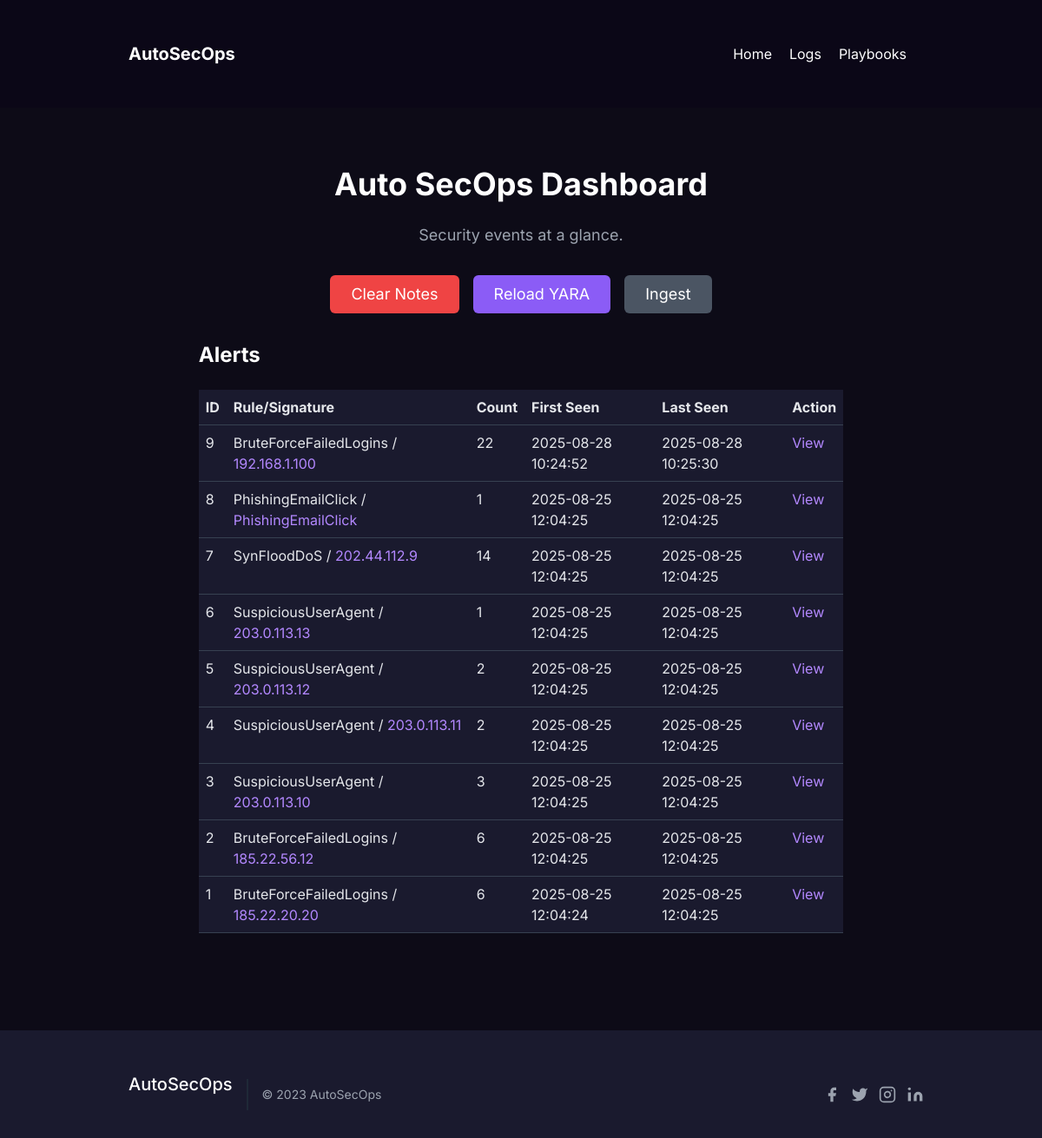
The page / on the database its author committed.
### app.py (models this page shows)
class Alert(db.Model):
    id = db.Column(db.Integer, primary_key=True)
    yara_rule_name = db.Column(db.String(255), nullable=True)
    rule_id = db.Column(db.Integer, db.ForeignKey('rule.id'), nullable=True)
    signature = db.Column(db.String(128), unique=True, nullable=False)
    count = db.Column(db.Integer, default=1)
    first_seen = db.Column(db.DateTime, default=now_utc)
    last_seen = db.Column(db.DateTime, default=now_utc)
    sample_log_id = db.Column(db.Integer, db.ForeignKey('log.id'), nullable=True)
    notes = db.Column(db.Text)
    display_sig = db.Column(db.String(255), nullable=True)

### app.py (the view)
@app.route('/')
def dashboard():
    alerts = Alert.query.order_by(Alert.last_seen.desc()).all()
    return render_template('index.html', alerts=alerts)

### templates/index.html (shortened to what this page needs)
<!doctype html>
<html lang="en">
<head>
    <link href="https://cdn.jsdelivr.net/npm/bootstrap@5.3.0/dist/css/bootstrap.min.css" rel="stylesheet">
    <link href="https://cdn.jsdelivr.net/npm/tailwindcss@2.2.19/dist/tailwind.min.css" rel="stylesheet">
</head>
<body>
    <div class="fixed top-0 left-0 w-full z-50">
        <header class="text-white body-font bg-custom-dark">
            <div class="container mx-auto flex p-5 items-center justify-between">
                <a class="flex items-center text-white">
                    <span class="ml-3 text-xl font-bold">AutoSecOps</span>
                </a>
                <nav class="md:ml-auto flex flex-wrap items-center text-base justify-center">
                    <a href="/" class="mr-5 hover:text-purple-400 cursor-pointer transition-colors">Home</a>
                    <a href="/logs" class="mr-5 hover:text-purple-400 cursor-pointer transition-colors">Logs</a>
                    <a href="/playbooks" class="mr-5 hover:text-purple-400 cursor-pointer transition-colors">Playbooks</a>
                </nav>
            </div>
        </header>
    </div>
    <main class="min-h-screen bg-gray-900 pt-24">
        <section id="home" class="text-gray-400 body-font">
            <div class="container mx-auto flex px-5 py-24 items-center justify-center flex-col">
                <h1 class="title-font sm:text-4xl text-3xl mb-4 font-bold text-white text-center">
                    Auto SecOps Dashboard
                </h1>
                <p class="mb-8 leading-relaxed text-center text-lg text-gray-400 max-w-xl">
                    Security events at a glance.
                </p>
                <div class="flex flex-wrap justify-center items-center space-x-4 mb-8">
                    <form action="/clear_notes" method="post">
                        <button type="submit" class="text-white bg-red-500 border-0 py-2 px-6 focus:outline-none hover:bg-red-600 rounded text-lg">Clear Notes</button>
                    </form>
                    <form action="/rules/reload" method="post">
                        <button type="submit" class="text-white bg-purple-500 border-0 py-2 px-6 focus:outline-none hover:bg-purple-600 rounded text-lg">Reload YARA</button>
                    </form>
                    <form action="/ingest" method="post">
                        <button type="submit" class="text-white bg-gray-600 border-0 py-2 px-6 focus:outline-none hover:bg-gray-700 rounded text-lg">Ingest</button>
                    </form>
                </div>
                <div class="w-full lg:w-4/5 mx-auto">
                    <h2 class="text-2xl font-bold text-white mb-4">Alerts</h2>
                    <table class="table w-full table-dark-custom">
                        <thead>
                            <tr>
                                <th>ID</th>
                                <th>Rule/Signature</th>
                                <th>Count</th>
                                <th>First Seen</th>
                                <th>Last Seen</th>
                                <th>Action</th>
                            </tr>
                        </thead>
                        <tbody>
                            {% for alert in alerts %}
                            <tr>
                                <td>{{ alert.id }}</td>
                                <td>{{ alert.yara_rule_name }} / <span class="text-purple-400">{{ alert.display_sig }}</span></td>
                                <td>{{ alert.count }}</td>
                                <td>{{ alert.first_seen.strftime('%Y-%m-%d %H:%M:%S') }}</td>
                                <td>{{ alert.last_seen.strftime('%Y-%m-%d %H:%M:%S') }}</td>
                                <td><a href="/alert/{{ alert.id }}" class="text-purple-400 hover:text-purple-300">View</a></td>
                            </tr>
                            {% endfor %}
                        </tbody>
                    </table>
                </div>
            </div>
        </section>
    </main>
    <footer class="text-gray-400 bg-gray-800 body-font">
        <div class="container px-5 py-8 mx-auto flex items-center sm:flex-row flex-col">
            <a class="flex title-font font-medium items-center md:justify-start justify-center text-white">
                <span class="ml-3 text-xl">AutoSecOps</span>
            </a>
            <p class="text-sm text-gray-400 sm:ml-4 sm:pl-4 sm:border-l-2 sm:border-gray-800 sm:py-2 sm:mt-0 mt-4">
                © 2023 AutoSecOps
            </p>
            <span class="inline-flex sm:ml-auto sm:mt-0 mt-4 justify-center sm:justify-start">
                <a class="text-gray-400">
                    <svg fill="currentColor" stroke-linecap="round" stroke-linejoin="round" stroke-width="2" class="w-5 h-5" viewBox="0 0 24 24">
                        <path d="M18 2h-3a5 5 0 00-5 5v3H7v4h3v8h4v-8h3l1-4h-4V7a1 1 0 011-1h3z"></path>
                    </svg>
                </a>
                <a class="ml-3 text-gray-400">
                    <svg fill="currentColor" stroke-linecap="round" stroke-linejoin="round" stroke-width="2" class="w-5 h-5" viewBox="0 0 24 24">
                        <path d="M23 3a10.9 10.9 0 01-3.14 1.53 4.48 4.48 0 00-7.86 3v1A10.66 10.66 0 013 4s-4 9 5 13a11.64 11.64 0 01-7 2c9 5 20 0 20-11.5a4.5 4.5 0 00-.08-.83A7.72 7.72 0 0023 3z"></path>
                    </svg>
                </a>
                <a class="ml-3 text-gray-400">
                    <svg fill="none" stroke="currentColor" stroke-linecap="round" stroke-linejoin="round" stroke-width="2" class="w-5 h-5" viewBox="0 0 24 24">
                        <rect width="20" height="20" x="2" y="2" rx="5" ry="5"></rect>
                        <path d="M16 11.37A4 4 0 1112.63 8 4 4 0 0116 11.37zm1.5-4.87h.01"></path>
                    </svg>
                </a>
                <a class="ml-3 text-gray-400">
                    <svg fill="currentColor" stroke="currentColor" stroke-linecap="round" stroke-linejoin="round" stroke-width="0" class="w-5 h-5" viewBox="0 0 24 24">
                        <path stroke="none" d="M16 8a6 6 0 016 6v7h-4v-7a2 2 0 00-2-2 2 2 0 00-2 2v7h-4v-7a6 6 0 016-6zM2 9h4v12H2z"></path>
                        <circle cx="4" cy="4" r="2" stroke="none"></circle>
                    </svg>
                </a>
            </span>
        </div>
    </footer>
</body>
</html>

### templates/index.html (style rules this page uses)
body { font-family: 'Inter', sans-serif; background-color: #0d0b17; }
.bg-custom-dark { background-color: #0b0717; }
.bg-gray-900 { background-color: #0d0b17; }
.bg-gray-800 { background-color: #1a1a2e; }
.text-purple-400 { color: #b388ff; }
.table-dark-custom { background-color: #1a1a2e; color: #e5e7eb; }
.table-dark-custom th, .table-dark-custom td { border-color: #374151; background-color: #1a1a2e !important; color: #e5e7eb !important; }

### rows shown on the page
Alert: id "9", yara_rule_name "BruteForceFailedLogins", display_sig "192.168.1.100", count "22", first_seen "2025-08-28 10:24:52", last_seen "2025-08-28 10:25:30"
Alert: id "8", yara_rule_name "PhishingEmailClick", display_sig "PhishingEmailClick", count "1", first_seen "2025-08-25 12:04:25", last_seen "2025-08-25 12:04:25"
Alert: id "7", yara_rule_name "SynFloodDoS", display_sig "202.44.112.9", count "14", first_seen "2025-08-25 12:04:25", last_seen "2025-08-25 12:04:25"
Alert: id "6", yara_rule_name "SuspiciousUserAgent", display_sig "203.0.113.13", count "1", first_seen "2025-08-25 12:04:25", last_seen "2025-08-25 12:04:25"
Alert: id "5", yara_rule_name "SuspiciousUserAgent", display_sig "203.0.113.12", count "2", first_seen "2025-08-25 12:04:25", last_seen "2025-08-25 12:04:25"
Alert: id "4", yara_rule_name "SuspiciousUserAgent", display_sig "203.0.113.11", count "2", first_seen "2025-08-25 12:04:25", last_seen "2025-08-25 12:04:25"
Alert: id "3", yara_rule_name "SuspiciousUserAgent", display_sig "203.0.113.10", count "3", first_seen "2025-08-25 12:04:25", last_seen "2025-08-25 12:04:25"
Alert: id "2", yara_rule_name "BruteForceFailedLogins", display_sig "185.22.56.12", count "6", first_seen "2025-08-25 12:04:25", last_seen "2025-08-25 12:04:25"
Alert: id "1", yara_rule_name "BruteForceFailedLogins", display_sig "185.22.20.20", count "6", first_seen "2025-08-25 12:04:24", last_seen "2025-08-25 12:04:25"
